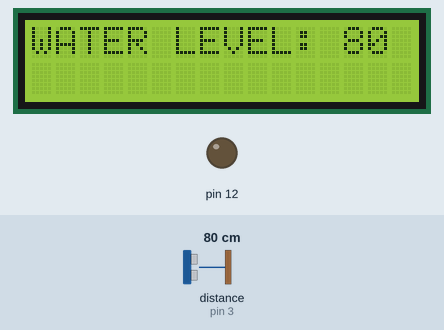
Recording of a sketch running on a simulated Arduino Uno, built with avr-gcc and run on an emulated ATmega328P. On the bench: 16×2 character LCD, output pins drawn as LEDs (lit = HIGH). Wiring (inferred from the names in the program): ultrasonic range finder: trigger pin 2; echo pin 3. Inputs (shaded band) come from the test bench; at power-on: distance to the obstacle (sensor on pin 3) 80 cm. The echo pulse lasts 58.3 µs per cm; pins used as bus, display or sensor lines are not drawn; what the sketch prints to the serial monitor is not drawn.

Above: at 1.2 s.
1.3 s: distance to the obstacle (sensor on pin 3) set to 8 cm
At 3.1 s:
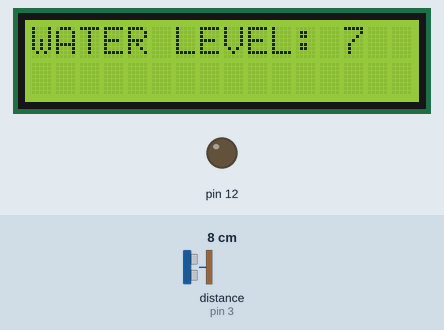
3.4 s: distance to the obstacle (sensor on pin 3) set to 5 cm
At 3.9 s:
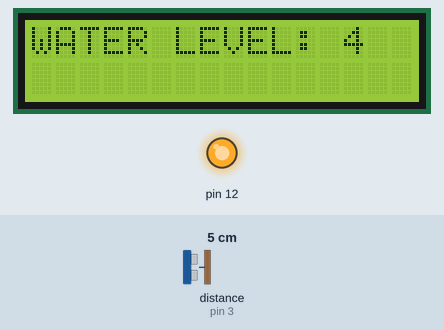
5.1 s: distance to the obstacle (sensor on pin 3) set to 2 cm
At 5.7 s:
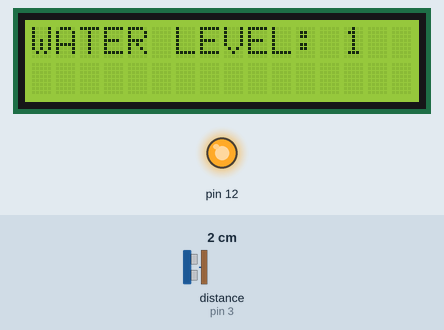
Timing chart, 0 to 8.1 s (numbered marks = the images above; inputs shaded):
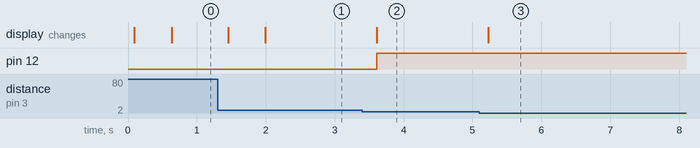

The sketch:

sketch_nov9a.ino
```cpp
#include <Wire.h>
#include <LiquidCrystal_PCF8574.h>
LiquidCrystal_PCF8574 LCD(0x27);  // set the LCD address to 0x27 for a 16 chars and 2 line display

#define trigPin 2 //Sensor Echo pin connected to Arduino pin 13
#define echoPin 3 //Sensor Trip pin connected to Arduino pin 12
void setup()
{
LCD.begin(16, 2);  // initialize the lcd
LCD.setBacklight(255);
 pinMode(trigPin, OUTPUT);
 pinMode(echoPin, INPUT);
 pinMode(12, OUTPUT);
 digitalWrite(  12, LOW);   // turn the LED on (HIGH is the voltage level)
 Serial.begin(9600);
}

void loop()
{
  long duration, distance;
  digitalWrite(trigPin, LOW);
  delayMicroseconds(2);
  digitalWrite(trigPin, HIGH);
  delayMicroseconds(10);
  digitalWrite(trigPin, LOW);
  duration = pulseIn(echoPin, HIGH);
  distance = (duration/2) / 29.1;
  Serial.println(distance);
LCD.setCursor(0,0);  //Set LCD cursor to upper left corner, column 0, row 0
LCD.print("WATER LEVEL: ");  //Print Message on First Row

LCD.setCursor(13,0);  //Set LCD cursor to upper left corner, column 0, row 0
LCD.print("   ");  //Print Message on First Row
LCD.setCursor(13,0);  //Set LCD cursor to upper left corner, column 0, row 0
LCD.print(distance);  //Print Message on First Row
  if(distance>8)
  {
  digitalWrite( 12, LOW);   // turn the LED on (HIGH is the voltage level
  }
  else
  if(distance<=5 )
  {
  digitalWrite(12, HIGH);   // turn the LED on (HIGH is the voltage level)
  }
  delay(250); //pause to let things settle
  }
```

Measured:
- the behaviour switches between 7 and 6 cm on distance to the obstacle (sensor on pin 3) (found by bisection; images 1 and 2)
- after the input at 1.3 s, the display: first changes after 0.16 s (image 1 shows a later state)
- after the input at 3.4 s, pin 12: LOW → HIGH after 0.21 s; the display: changes after 0.21 s (image 2)
- after the input at 5.1 s, the display: changes after 0.13 s (image 3)
